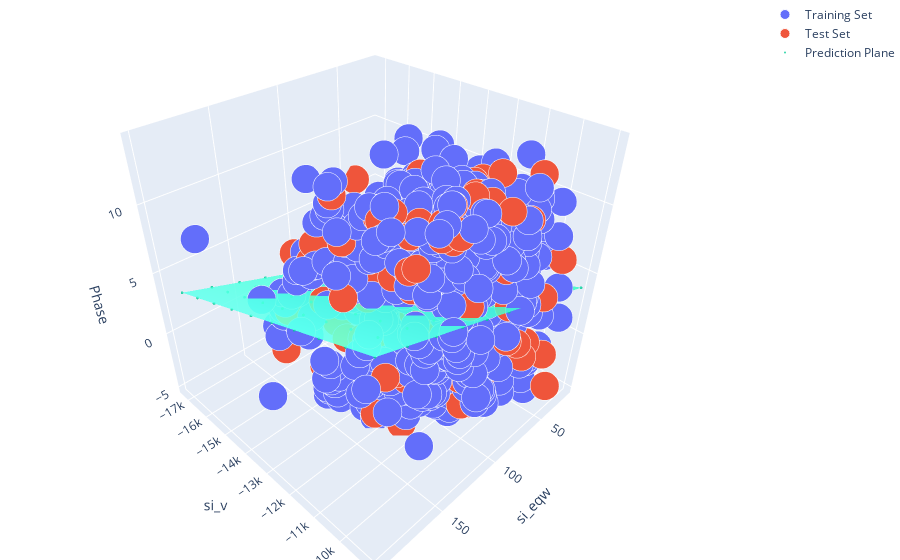

Notebook cell for this chart:
### Code cell
# Generate different combinations of X and Y sets to build a predictions plane.
predictions_num = 10

# Find min and max values along X and Y axes.
x_min = x_train[:, 0].min();
x_max = x_train[:, 0].max();

y_min = x_train[:, 1].min();
y_max = x_train[:, 1].max();

# Generate predefined numbe of values for eaxh axis betwing correspondent min and max values.
x_axis = np.linspace(x_min, x_max, predictions_num)
y_axis = np.linspace(y_min, y_max, predictions_num)

# Create empty vectors for X and Y axes predictions
# We're going to find cartesian product of all possible X and Y values.
x_predictions = np.zeros((predictions_num * predictions_num, 1))
y_predictions = np.zeros((predictions_num * predictions_num, 1))

# Find cartesian product of all X and Y values.
x_y_index = 0
for x_index, x_value in enumerate(x_axis):
    for y_index, y_value in enumerate(y_axis):
        x_predictions[x_y_index] = x_value
        y_predictions[x_y_index] = y_value
        x_y_index += 1

# Predict Z value for all X and Y pairs. 
z_predictions = linear_regression.predict(np.hstack((x_predictions, y_predictions)))

# Plot training data with predictions.

# Configure the plot with test dataset.
plot_predictions_trace = go.Scatter3d(
    x=x_predictions.flatten(),
    y=y_predictions.flatten(),
    z=z_predictions.flatten(),
    name='Prediction Plane',
    mode='markers',
    marker={
        'size': 1,
    },
    opacity=0.8,
    surfaceaxis=2, 
)

plot_data = [plot_training_trace, plot_test_trace, plot_predictions_trace]
plot_figure = go.Figure(data=plot_data, layout=plot_layout)
plotly.offline.iplot(plot_figure)

### Figure 1 — Plotly figure (JSON) as saved in the notebook; plotly's stock layout.template omitted (floating-point values rounded to 4 significant figures; data arrays with more than 128 entries replaced by an {"elided": "..."} marker saying what was removed)
{"data": [{"marker": {"line": {"color": "rgb(255, 255, 255)", "width": 1}, "opacity": 1, "size": 10}, "mode": "markers", "name": "Training Set", "type": "scatter3d", "x": {"elided": "973 float values"}, "y": {"elided": "973 float values"}, "z": {"elided": "973 float values"}}, {"marker": {"line": {"color": "rgb(255, 255, 255)", "width": 1}, "opacity": 1, "size": 10}, "mode": "markers", "name": "Test Set", "type": "scatter3d", "x": {"elided": "243 float values"}, "y": {"elided": "243 float values"}, "z": {"elided": "243 float values"}}, {"marker": {"size": 1}, "mode": "markers", "name": "Prediction Plane", "opacity": 0.8, "surfaceaxis": 2, "type": "scatter3d", "x": [20.16, 20.16, 20.16, 20.16, 20.16, 20.16, 20.16, 20.16, 20.16, 20.16, 40.03, 40.03, 40.03, 40.03, 40.03, 40.03, 40.03, 40.03, 40.03, 40.03, 59.89, 59.89, 59.89, 59.89, 59.89, 59.89, 59.89, 59.89, 59.89, 59.89, 79.76, 79.76, 79.76, 79.76, 79.76, 79.76, 79.76, 79.76, 79.76, 79.76, 99.63, 99.63, 99.63, 99.63, 99.63, 99.63, 99.63, 99.63, 99.63, 99.63, 119.5, 119.5, 119.5, 119.5, 119.5, 119.5, 119.5, 119.5, 119.5, 119.5, 139.4, 139.4, 139.4, 139.4, 139.4, 139.4, 139.4, 139.4, 139.4, 139.4, 159.2, 159.2, 159.2, 159.2, 159.2, 159.2, 159.2, 159.2, 159.2, 159.2, 179.1, 179.1, 179.1, 179.1, 179.1, 179.1, 179.1, 179.1, 179.1, 179.1, 199.0, 199.0, 199.0, 199.0, 199.0, 199.0, 199.0, 199.0, 199.0, 199.0], "y": [-16460.0, -15640.0, -14810.0, -13980.0, -13150.0, -12320.0, -11490.0, -10670.0, -9838.0, -9010.0, -16460.0, -15640.0, -14810.0, -13980.0, -13150.0, -12320.0, -11490.0, -10670.0, -9838.0, -9010.0, -16460.0, -15640.0, -14810.0, -13980.0, -13150.0, -12320.0, -11490.0, -10670.0, -9838.0, -9010.0, -16460.0, -15640.0, -14810.0, -13980.0, -13150.0, -12320.0, -11490.0, -10670.0, -9838.0, -9010.0, -16460.0, -15640.0, -14810.0, -13980.0, -13150.0, -12320.0, -11490.0, -10670.0, -9838.0, -9010.0, -16460.0, -15640.0, -14810.0, -13980.0, -13150.0, -12320.0, -11490.0, -10670.0, -9838.0, -9010.0, -16460.0, -15640.0, -14810.0, -13980.0, -13150.0, -12320.0, -11490.0, -10670.0, -9838.0, -9010.0, -16460.0, -15640.0, -14810.0, -13980.0, -13150.0, -12320.0, -11490.0, -10670.0, -9838.0, -9010.0, -16460.0, -15640.0, -14810.0, -13980.0, -13150.0, -12320.0, -11490.0, -10670.0, -9838.0, -9010.0, -16460.0, -15640.0, -14810.0, -13980.0, -13150.0, -12320.0, -11490.0, -10670.0, -9838.0, -9010.0], "z": [-1.57, -0.9642, -0.3582, 0.2479, 0.8539, 1.46, 2.066, 2.672, 3.278, 3.884, -0.908, -0.302, 0.3041, 0.9101, 1.516, 2.122, 2.728, 3.334, 3.94, 4.546, -0.2457, 0.3603, 0.9663, 1.572, 2.178, 2.784, 3.39, 3.997, 4.603, 5.209, 0.4165, 1.023, 1.629, 2.235, 2.841, 3.447, 4.053, 4.659, 5.265, 5.871, 1.079, 1.685, 2.291, 2.897, 3.503, 4.109, 4.715, 5.321, 5.927, 6.533, 1.741, 2.347, 2.953, 3.559, 4.165, 4.771, 5.377, 5.983, 6.589, 7.195, 2.403, 3.009, 3.615, 4.221, 4.827, 5.433, 6.039, 6.646, 7.252, 7.858, 3.065, 3.672, 4.278, 4.884, 5.49, 6.096, 6.702, 7.308, 7.914, 8.52, 3.728, 4.334, 4.94, 5.546, 6.152, 6.758, 7.364, 7.97, 8.576, 9.182, 4.39, 4.996, 5.602, 6.208, 6.814, 7.42, 8.026, 8.632, 9.238, 9.844]}], "layout": {"margin": {"b": 0, "l": 0, "r": 0, "t": 0}, "scene": {"xaxis": {"title": {"text": "si_eqw"}}, "yaxis": {"title": {"text": "si_v"}}, "zaxis": {"title": {"text": "Phase"}}}, "title": {"text": "Date Sets"}}}
